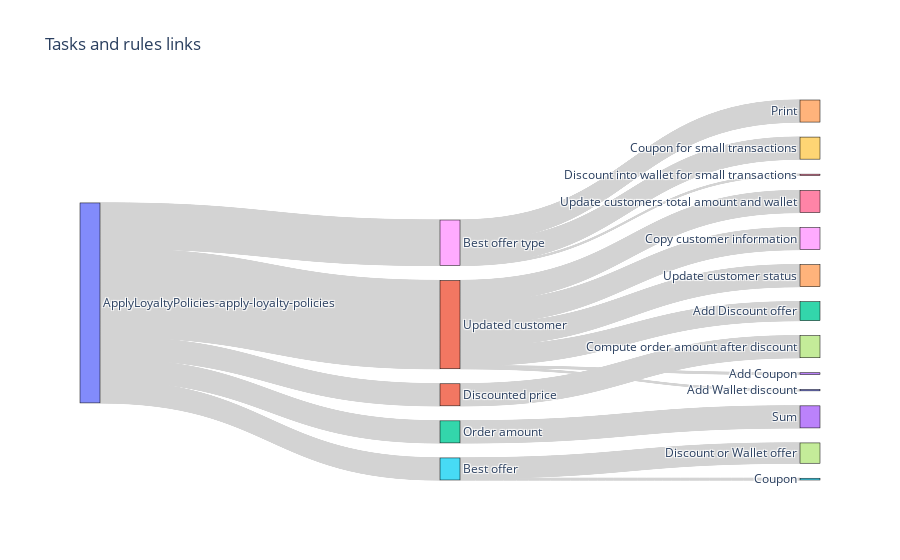

The cell this chart's notebook holds for it:
### Markdown cell above
### 4.1 Representing the decision model coverage through a sandkey <a class="anchor" id="section4_1"></a>
We project all decisions into a sandkey diagram. It shows a synthetic view of all executed assets including rules, tasks and decision models.

### Code cell
#################### setting #################
sources = []
targets = []
labels = []
values = []

for rule in rules:
    labels.extend(list(rule["from"].values()))

labels = list(set(labels))
for rule in rules:
    for item_source, item_target in zip(list(rule["from"].values())[0::1], list(rule["from"].values())[1::1]):
        sources.append(labels.index(item_source))
        targets.append(labels.index(item_target))
        values.append(1)

    sources.append(labels.index(list(rule["from"].values()).pop()))
    targets.append(labels.index(list(rule["from"].values()).pop()))
    values.append(0)

##################### SANKEY PLOT #################
fig = go.Figure(data=[go.Sankey(
    valueformat = ".0f",

    # Define nodes
    node = dict(
      pad = 15,
      thickness = 20,
      line = dict(color = "black", width = 0.5),
      label = labels,
      #color = [random.choice(px.colors.qualitative.Plotly) for i in range(0, len(labels))]
    ),

    # Add links
    link = dict(
      source = sources, 
      target = targets,
      value = values,
      label = labels,
      color = "lightgrey"
      #color = [random.choice(px.colors.qualitative.Set3) for i in range(0, len(labels))]
  ))])

fig.update_layout(title_text="Tasks and rules links", height=600, ) #width=2000
fig.show()

### Figure 1 — Plotly figure (JSON) as saved in the notebook; plotly's stock layout.template omitted (floating-point values rounded to 4 significant figures; data arrays with more than 128 entries replaced by an {"elided": "..."} marker saying what was removed)
{"data": [{"link": {"color": "lightgrey", "label": ["Add Wallet discount", "Updated customer", "Order amount", "Add Coupon", "Print", "Best offer", "Update customers total amount and wallet", "Compute order amount after discount", "Copy customer information", "Coupon for small transactions", "ApplyLoyaltyPolicies-apply-loyalty-policies", "Discounted price", "Add Discount offer", "Sum", "Update customer status", "Coupon", "Discount into wallet for small transactions", "Discount or Wallet offer", "Best offer type"], "source": {"elided": "2718 int values"}, "target": {"elided": "2718 int values"}, "value": {"elided": "2718 int values"}}, "node": {"label": ["Add Wallet discount", "Updated customer", "Order amount", "Add Coupon", "Print", "Best offer", "Update customers total amount and wallet", "Compute order amount after discount", "Copy customer information", "Coupon for small transactions", "ApplyLoyaltyPolicies-apply-loyalty-policies", "Discounted price", "Add Discount offer", "Sum", "Update customer status", "Coupon", "Discount into wallet for small transactions", "Discount or Wallet offer", "Best offer type"], "line": {"color": "black", "width": 0.5}, "pad": 15, "thickness": 20}, "type": "sankey", "valueformat": ".0f"}], "layout": {"autosize": true, "title": {"text": "Tasks and rules links"}}}
